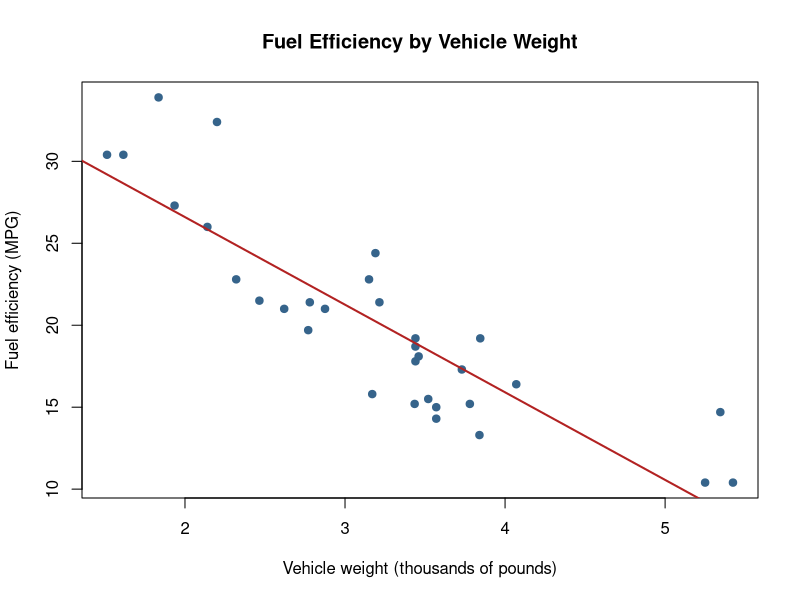

Reproduce this figure in R.
# mtcarFuelEfficiencyModel.R
# Wesley Sutton
# 11/08/2026
# Models fuel efficiency in mtcars using vehicle weight.

# Plotted fuel efficiency against vehicle weight.
plot(
  mpg ~ wt,
  data = mtcars,
  main = "Fuel Efficiency by Vehicle Weight",
  xlab = "Vehicle weight (thousands of pounds)",
  ylab = "Fuel efficiency (MPG)",
  pch = 19,
  col = "steelblue4"
)

# Fit a linear model to predict MPG from weight.
mpg_model <- lm(mpg ~ wt, data = mtcars)

# Added the fitted regression line to the scatter plot.
abline(mpg_model, col = "firebrick", lwd = 2)

# Found the slope, its p-value, and its 95% confidence interval.
slope <- coef(mpg_model)[["wt"]]
p_value <- summary(mpg_model)$coefficients["wt", "Pr(>|t|)"]
slope_ci <- confint(mpg_model, "wt", level = 0.95)

# Reported the change in MPG for each additional 1,000 pounds.
cat("Average MPG change per additional 1,000 lb:", round(slope, 2), "\n")
cat("95% confidence interval for the slope:", round(slope_ci[1], 2), "to",
    round(slope_ci[2], 2), "\n")

if (p_value < 0.05) {
  cat("Significant at 0.05. p-value:", signif(p_value, 3), "\n")
}

# Converted 6,000 pounds to the units used by wt.
weight_lb <- 6000
new_car <- data.frame(wt = weight_lb / 1000)

# Predicted MPG and found a 95% prediction interval for one car.
mpg_prediction <- predict(
  mpg_model,
  newdata = new_car,
  interval = "prediction",
  level = 0.95
)

# Rounded the prediction for display.
mpg_result <- round(mpg_prediction, 2)
cat("\nPredicted MPG at 6,000 lb:", mpg_result[1, "fit"], "\n")
cat("95% prediction interval:", mpg_result[1, "lwr"], "to",
    mpg_result[1, "upr"], "MPG\n")

# Checked whether the weight exceeds the heaviest car in the data.
cat("Use caution at 6,000 lb. Sample maximum:", max(mtcars$wt) * 1000, "lb.\n")
